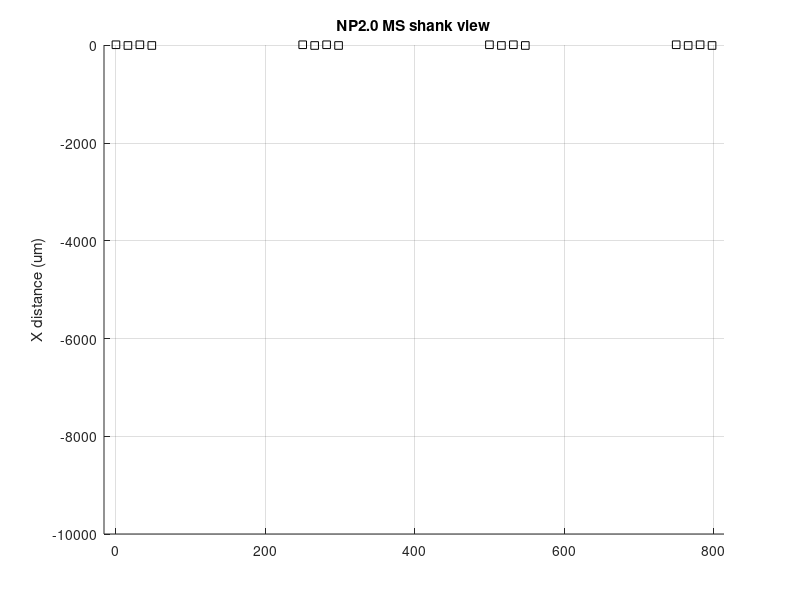

MATLAB code to generate this figure:
function nptype24_imro
% imro files for 24 npix begin with (24, 38) and then (channel ID, shank
% ID, bank ID, reference ID, electrode ID), eg (1 0 0 1 1) is electrode 1 on
% shank 1 (channel is a n integer that goes from 0 to 384), (2 0 0 2 1)
% see https://billkarsh.github.io/SpikeGLX/help/imroTables/
% Build imro tables for some useful four shank combinations;
% also plot that selection.
%
% Output is saved in the directory where this script is run.
%
% patternType = 0 all sites on "shankChoice" starting from "botRow", 0-448
% patternType = 1 horizontal stripe of 96-channel height across all four
%                   shanks starting from "botRow", valid values = 0-592
% patternType = 2 horizontal stripe of 192-channel height across two
%                   shanks starting from "botRow", valid values = 0-592
% written by ???, modified by JF 

patternType = 1;
shankChoice = 3;   % 0-3, needed for patternType 0
botRow = 48+48;     
refElec = 1;     % 0 for external, 1-4 for tip reference on shank 0-3
elecChoice = 2:3; % 0-3, needed for patternType 2

shank = zeros(384,1,'single');
bank = zeros(384,1,'single');
elecInd = zeros(384,1,'single');
chans = zeros(384,1,'int32');

chans(:,1) = 0:383; % 384 channels
bMapOK = 1;

switch patternType
    
    case 0
        %make a map with all sites on one shank, starting from electrode row n
        nameStr = sprintf( 'NPtype24_shank%d_botRow%d_ref%d', shankChoice, botRow, refElec );
        shank = shank + shankChoice;
        elecInd = botRow*2:(botRow*2 + 383);
        for i = 1:numel(elecInd)
            [bank(i), chans(i)] = ElecToChan( shank(i), elecInd(i) );
        end
        
    case 1
        %horizontal stripe of 2 channel blocks (96 sites) across all four shanks
        shElecInd = (botRow*2:(botRow*2 + 96)); %these are the electrode indices on each shank
        nameStr = sprintf( 'NPtype24_hStripe_botRow%d_ref%d', botRow, refElec );
        %loop over shanks; for each, calculate the channels that correspond
        %to these electrode indices       
        nE = 96; %electrodes in pattern per shank
        for sI = 0:3
            for i = 1:nE
                gEInd = sI*nE + i; % current electrode index for whole probe, plus one for MATLAB
                elecInd(gEInd) = shElecInd(i); % electrode index in whole selected set
                shank(gEInd) = sI;
                [bank(gEInd), chans(gEInd)] = ElecToChan( sI, elecInd(gEInd) );
                %fprintf("%d,%d,%d\n", bank(gEInd), chans(gEInd), elecInd(gEInd) );
            end
        end   
        
        
    case 2
        %horizontal stripe of 2 channel blocks (96 sites) across all four shanks
        shElecInd = (botRow*2:(botRow*2 + 192)); %these are the electrode indices on each shank
        nameStr = sprintf( 'NPtype24_hStripe_shanks%d%d_botRow%d_ref%d', elecChoice(1), elecChoice(2),botRow, refElec );
        %loop over shanks; for each, calculate the channels that correspond
        %to these electrode indices       
        nE = 192; %electrodes in pattern per shank
        SIvals = elecChoice;
        for sI = SIvals %edit this with values eg 0:1, 2:3 
            for i = 1:nE
                gEInd = (sI - SIvals(1))*nE + i; % current electrode index for whole probe, plus one for MATLAB
                elecInd(gEInd) = shElecInd(i); % electrode index in whole selected set
                shank(gEInd) = sI;
                [bank(gEInd), chans(gEInd)] = ElecToChan( sI, elecInd(gEInd) );
                fprintf("%d,%d,%d\n", bank(gEInd), chans(gEInd), elecInd(gEInd) );
            end
        end   
    otherwise
        fprintf('unknown pattern type\n');
        return;
end

%warn if there are duplicate channels
for i = 1:384
    if sum( chans(1:i-1)==chans(i) ) > 0
        fprintf( "duplicate channels => impossible map\n" );
        bMapOK = 0;
    end
end

if bMapOK
    %open a new file wherever we are
    fileName = [nameStr,'.imro'];
    nmID = fopen(fileName,'w');

    [chans,sortI] = sort(chans);
    bank = int32(bank(sortI));
    shank = int32(shank(sortI));
    elecInd = elecInd(sortI);

    % imro table
    % print first entry, specifying probe type and number of channels
    fprintf(nmID,'(%d,%d)', 24, 384);
    for i = 1:numel(chans)
        fprintf(nmID,'(%d %d %d %d %d)', chans(i), shank(i), bank(i), refElec, elecInd(i) );
    end
    fprintf(nmID, '\n');

    fclose(nmID);

    % make a plot of all the electrode positions
    [~,~,~] = PlotElec24(shank, bank, chans, elecInd);
end

end

function [ chans, chanPos, chanShank ] = PlotElec24( shank, bank, chans, elecInd )

    % NP 2.0 MS (4 shank), probe type 24 electrode positions
    nElec = 1280;   %per shank; pattern repeats for the four shanks
    vSep = 15;      % in um
    hSep = 32;

    elecPos = zeros(nElec, 2);   

    elecPos(1:4:end,1) = hSep/2;           %sites 0,4,8...
    elecPos(2:4:end,1) =  (3/2)*hSep;      %sites 1,5,9...
    elecPos(3:4:end,1) = 0;                %sites 2,6,10...
    elecPos(4:4:end,1) =  hSep;            %sites 3,7,11...

    % fill in y values        
    viHalf = (0:(nElec/2-1))';                %row numbers
    elecPos(1:2:end,2) = viHalf * vSep;       %sites 0,2,4...
    elecPos(2:2:end,2) = elecPos(1:2:end,2);  %sites 1,3,5...

    chanPos = elecPos(elecInd+1,:);
    chanShank = shank;
    
    % make a plot of all the electrode positions
    figure();
    shankSep = 250;
    for sI = 0:3
        cc = find(shank == sI);
        scatter( shankSep*sI + elecPos(:,1), (elecPos(:,2)), 30, 'k', 'square' ); hold on;
        scatter( shankSep*sI + chanPos(cc,1), (chanPos(cc,2)), 20, 'b', 'square', 'filled' ); hold on; 
        %scatter( shankSep*sI + elecPos(:,1), -(5000-elecPos(:,2)), 30, 'k', 'square' ); hold on;
        %scatter( shankSep*sI + chanPos(cc,1), -(5000-chanPos(cc,2)), 20, 'b', 'square', 'filled' ); hold on; 
        ylabel('Distance from tip of probe (um)')
        ylabel('X distance (um)')
        grid on;
    end
    xlim([-16,3*shankSep+64]);
    ylim([-10000,10]);
    title('NP2.0 MS shank view');
    hold off;
    
end

function [bank, chan] = ElecToChan( shank, elecInd )

%electrode to channel map
elecMap = zeros(4,8,'single');
elecMap(1,:) = [0,2,4,6,5,7,1,3];
elecMap(2,:) = [1,3,5,7,4,6,0,2];
elecMap(3,:) = [4,6,0,2,1,3,5,7];
elecMap(4,:) = [5,7,1,3,0,2,4,6];

bank = floor(elecInd/384);

%which block within the bank?
blockID = floor((elecInd - bank*384)/48);

%which channel within the block?
subBlockInd = mod((elecInd - bank*384), 48);

%get the channel number for that shank, bank, and block combo
chan = 48*elecMap(shank+1, blockID+1) + subBlockInd; 

end

